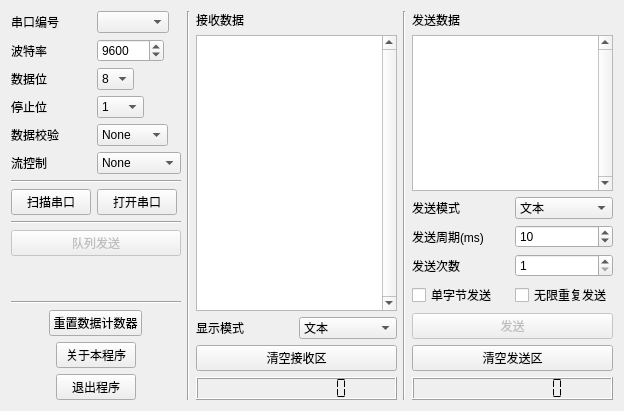
<?xml version="1.0" encoding="UTF-8"?>
<ui version="4.0">
 <class>MainWindow</class>
 <widget class="QMainWindow" name="MainWindow">
  <property name="geometry">
   <rect>
    <x>0</x>
    <y>0</y>
    <width>624</width>
    <height>411</height>
   </rect>
  </property>
  <property name="windowTitle">
   <string>MainWindow</string>
  </property>
  <widget class="QWidget" name="centralWidget">
   <layout class="QHBoxLayout" name="horizontalLayout">
    <item>
     <layout class="QGridLayout" name="gridLayout_4">
      <item row="6" column="0" colspan="2">
       <widget class="Line" name="line_4">
        <property name="orientation">
         <enum>Qt::Horizontal</enum>
        </property>
       </widget>
      </item>
      <item row="10" column="0" colspan="2">
       <spacer name="verticalSpacer_3">
        <property name="orientation">
         <enum>Qt::Vertical</enum>
        </property>
        <property name="sizeHint" stdset="0">
         <size>
          <width>20</width>
          <height>40</height>
         </size>
        </property>
       </spacer>
      </item>
      <item row="12" column="0" colspan="2" alignment="Qt::AlignHCenter|Qt::AlignTop">
       <widget class="QPushButton" name="clear_counter">
        <property name="sizePolicy">
         <sizepolicy hsizetype="Fixed" vsizetype="Fixed">
          <horstretch>0</horstretch>
          <verstretch>0</verstretch>
         </sizepolicy>
        </property>
        <property name="text">
         <string>重置数据计数器</string>
        </property>
       </widget>
      </item>
      <item row="8" column="0" colspan="2">
       <widget class="Line" name="line_5">
        <property name="orientation">
         <enum>Qt::Horizontal</enum>
        </property>
       </widget>
      </item>
      <item row="1" column="1">
       <widget class="QSpinBox" name="baud_rate">
        <property name="sizePolicy">
         <sizepolicy hsizetype="Fixed" vsizetype="Fixed">
          <horstretch>0</horstretch>
          <verstretch>0</verstretch>
         </sizepolicy>
        </property>
        <property name="minimum">
         <number>1</number>
        </property>
        <property name="maximum">
         <number>2147483647</number>
        </property>
        <property name="value">
         <number>9600</number>
        </property>
       </widget>
      </item>
      <item row="13" column="0" colspan="2" alignment="Qt::AlignHCenter">
       <widget class="QPushButton" name="about_info">
        <property name="sizePolicy">
         <sizepolicy hsizetype="Fixed" vsizetype="Fixed">
          <horstretch>0</horstretch>
          <verstretch>0</verstretch>
         </sizepolicy>
        </property>
        <property name="text">
         <string>关于本程序</string>
        </property>
       </widget>
      </item>
      <item row="14" column="0" colspan="2" alignment="Qt::AlignHCenter">
       <widget class="QPushButton" name="exit">
        <property name="sizePolicy">
         <sizepolicy hsizetype="Fixed" vsizetype="Fixed">
          <horstretch>0</horstretch>
          <verstretch>0</verstretch>
         </sizepolicy>
        </property>
        <property name="text">
         <string>退出程序</string>
        </property>
       </widget>
      </item>
      <item row="0" column="1">
       <widget class="QComboBox" name="port_number">
        <property name="sizePolicy">
         <sizepolicy hsizetype="Fixed" vsizetype="Fixed">
          <horstretch>0</horstretch>
          <verstretch>0</verstretch>
         </sizepolicy>
        </property>
       </widget>
      </item>
      <item row="3" column="0">
       <widget class="QLabel" name="label_9">
        <property name="enabled">
         <bool>true</bool>
        </property>
        <property name="sizePolicy">
         <sizepolicy hsizetype="Fixed" vsizetype="Preferred">
          <horstretch>0</horstretch>
          <verstretch>0</verstretch>
         </sizepolicy>
        </property>
        <property name="text">
         <string>停止位</string>
        </property>
       </widget>
      </item>
      <item row="3" column="1">
       <widget class="QComboBox" name="stop_bit">
        <property name="sizePolicy">
         <sizepolicy hsizetype="Fixed" vsizetype="Fixed">
          <horstretch>0</horstretch>
          <verstretch>0</verstretch>
         </sizepolicy>
        </property>
        <item>
         <property name="text">
          <string>1</string>
         </property>
        </item>
        <item>
         <property name="text">
          <string>1.5</string>
         </property>
        </item>
        <item>
         <property name="text">
          <string>2</string>
         </property>
        </item>
       </widget>
      </item>
      <item row="2" column="0">
       <widget class="QLabel" name="label_5">
        <property name="enabled">
         <bool>true</bool>
        </property>
        <property name="sizePolicy">
         <sizepolicy hsizetype="Fixed" vsizetype="Preferred">
          <horstretch>0</horstretch>
          <verstretch>0</verstretch>
         </sizepolicy>
        </property>
        <property name="text">
         <string>数据位</string>
        </property>
       </widget>
      </item>
      <item row="2" column="1">
       <widget class="QComboBox" name="data_bit">
        <property name="sizePolicy">
         <sizepolicy hsizetype="Fixed" vsizetype="Fixed">
          <horstretch>0</horstretch>
          <verstretch>0</verstretch>
         </sizepolicy>
        </property>
        <property name="currentIndex">
         <number>3</number>
        </property>
        <item>
         <property name="text">
          <string>5</string>
         </property>
        </item>
        <item>
         <property name="text">
          <string>6</string>
         </property>
        </item>
        <item>
         <property name="text">
          <string>7</string>
         </property>
        </item>
        <item>
         <property name="text">
          <string>8</string>
         </property>
        </item>
       </widget>
      </item>
      <item row="5" column="1">
       <widget class="QComboBox" name="flow_control">
        <property name="sizePolicy">
         <sizepolicy hsizetype="Fixed" vsizetype="Fixed">
          <horstretch>0</horstretch>
          <verstretch>0</verstretch>
         </sizepolicy>
        </property>
        <item>
         <property name="text">
          <string>None</string>
         </property>
        </item>
        <item>
         <property name="text">
          <string>Hardware</string>
         </property>
        </item>
        <item>
         <property name="text">
          <string>Software</string>
         </property>
        </item>
       </widget>
      </item>
      <item row="4" column="1">
       <widget class="QComboBox" name="data_check">
        <property name="sizePolicy">
         <sizepolicy hsizetype="Fixed" vsizetype="Fixed">
          <horstretch>0</horstretch>
          <verstretch>0</verstretch>
         </sizepolicy>
        </property>
        <item>
         <property name="text">
          <string>None</string>
         </property>
        </item>
        <item>
         <property name="text">
          <string>ODD</string>
         </property>
        </item>
        <item>
         <property name="text">
          <string>EVEN</string>
         </property>
        </item>
        <item>
         <property name="text">
          <string>MARK</string>
         </property>
        </item>
        <item>
         <property name="text">
          <string>SPACE</string>
         </property>
        </item>
       </widget>
      </item>
      <item row="5" column="0">
       <widget class="QLabel" name="label_12">
        <property name="sizePolicy">
         <sizepolicy hsizetype="Fixed" vsizetype="Preferred">
          <horstretch>0</horstretch>
          <verstretch>0</verstretch>
         </sizepolicy>
        </property>
        <property name="text">
         <string>流控制</string>
        </property>
       </widget>
      </item>
      <item row="4" column="0">
       <widget class="QLabel" name="label_6">
        <property name="enabled">
         <bool>true</bool>
        </property>
        <property name="sizePolicy">
         <sizepolicy hsizetype="Fixed" vsizetype="Preferred">
          <horstretch>0</horstretch>
          <verstretch>0</verstretch>
         </sizepolicy>
        </property>
        <property name="text">
         <string>数据校验</string>
        </property>
       </widget>
      </item>
      <item row="1" column="0">
       <widget class="QLabel" name="label_3">
        <property name="enabled">
         <bool>true</bool>
        </property>
        <property name="sizePolicy">
         <sizepolicy hsizetype="Fixed" vsizetype="Preferred">
          <horstretch>0</horstretch>
          <verstretch>0</verstretch>
         </sizepolicy>
        </property>
        <property name="text">
         <string>波特率</string>
        </property>
       </widget>
      </item>
      <item row="0" column="0">
       <widget class="QLabel" name="label_4">
        <property name="enabled">
         <bool>true</bool>
        </property>
        <property name="sizePolicy">
         <sizepolicy hsizetype="Fixed" vsizetype="Preferred">
          <horstretch>0</horstretch>
          <verstretch>0</verstretch>
         </sizepolicy>
        </property>
        <property name="text">
         <string>串口编号</string>
        </property>
       </widget>
      </item>
      <item row="7" column="0">
       <widget class="QPushButton" name="scan_port">
        <property name="sizePolicy">
         <sizepolicy hsizetype="Fixed" vsizetype="Fixed">
          <horstretch>0</horstretch>
          <verstretch>0</verstretch>
         </sizepolicy>
        </property>
        <property name="text">
         <string>扫描串口</string>
        </property>
       </widget>
      </item>
      <item row="11" column="0" colspan="2">
       <widget class="Line" name="line_3">
        <property name="orientation">
         <enum>Qt::Horizontal</enum>
        </property>
       </widget>
      </item>
      <item row="7" column="1">
       <widget class="QPushButton" name="open_port">
        <property name="sizePolicy">
         <sizepolicy hsizetype="Fixed" vsizetype="Fixed">
          <horstretch>0</horstretch>
          <verstretch>0</verstretch>
         </sizepolicy>
        </property>
        <property name="text">
         <string>打开串口</string>
        </property>
       </widget>
      </item>
      <item row="9" column="0" colspan="2">
       <widget class="QPushButton" name="list_window">
        <property name="enabled">
         <bool>false</bool>
        </property>
        <property name="text">
         <string>队列发送</string>
        </property>
       </widget>
      </item>
     </layout>
    </item>
    <item>
     <widget class="Line" name="line">
      <property name="orientation">
       <enum>Qt::Vertical</enum>
      </property>
     </widget>
    </item>
    <item>
     <layout class="QGridLayout" name="gridLayout_2">
      <item row="1" column="0" colspan="2">
       <widget class="QTextBrowser" name="receive_display">
        <property name="verticalScrollBarPolicy">
         <enum>Qt::ScrollBarAlwaysOn</enum>
        </property>
        <property name="horizontalScrollBarPolicy">
         <enum>Qt::ScrollBarAlwaysOff</enum>
        </property>
       </widget>
      </item>
      <item row="4" column="0" colspan="2">
       <widget class="QLCDNumber" name="receive_counter">
        <property name="smallDecimalPoint">
         <bool>false</bool>
        </property>
        <property name="digitCount">
         <number>10</number>
        </property>
        <property name="mode">
         <enum>QLCDNumber::Dec</enum>
        </property>
        <property name="segmentStyle">
         <enum>QLCDNumber::Flat</enum>
        </property>
        <property name="value" stdset="0">
         <double>0.000000000000000</double>
        </property>
        <property name="intValue" stdset="0">
         <number>0</number>
        </property>
       </widget>
      </item>
      <item row="2" column="1">
       <widget class="QComboBox" name="receive_type">
        <item>
         <property name="text">
          <string>文本</string>
         </property>
        </item>
        <item>
         <property name="text">
          <string>16进制</string>
         </property>
        </item>
       </widget>
      </item>
      <item row="2" column="0">
       <widget class="QLabel" name="label_8">
        <property name="text">
         <string>显示模式</string>
        </property>
       </widget>
      </item>
      <item row="0" column="0" colspan="2">
       <widget class="QLabel" name="label">
        <property name="text">
         <string>接收数据</string>
        </property>
       </widget>
      </item>
      <item row="3" column="0" colspan="2">
       <widget class="QPushButton" name="clear_receive">
        <property name="text">
         <string>清空接收区</string>
        </property>
       </widget>
      </item>
     </layout>
    </item>
    <item>
     <widget class="Line" name="line_2">
      <property name="orientation">
       <enum>Qt::Vertical</enum>
      </property>
     </widget>
    </item>
    <item>
     <layout class="QGridLayout" name="gridLayout_3">
      <item row="5" column="0">
       <widget class="QCheckBox" name="single_byte_check">
        <property name="text">
         <string>单字节发送</string>
        </property>
       </widget>
      </item>
      <item row="8" column="0" colspan="2">
       <widget class="QLCDNumber" name="send_counter">
        <property name="digitCount">
         <number>10</number>
        </property>
        <property name="segmentStyle">
         <enum>QLCDNumber::Flat</enum>
        </property>
       </widget>
      </item>
      <item row="6" column="0" colspan="2">
       <widget class="QPushButton" name="send_triger">
        <property name="enabled">
         <bool>false</bool>
        </property>
        <property name="text">
         <string>发送</string>
        </property>
       </widget>
      </item>
      <item row="3" column="1">
       <widget class="QSpinBox" name="period">
        <property name="minimum">
         <number>1</number>
        </property>
        <property name="maximum">
         <number>2147483647</number>
        </property>
        <property name="value">
         <number>10</number>
        </property>
       </widget>
      </item>
      <item row="2" column="1">
       <widget class="QComboBox" name="send_type">
        <item>
         <property name="text">
          <string>文本</string>
         </property>
        </item>
        <item>
         <property name="text">
          <string>16进制</string>
         </property>
        </item>
       </widget>
      </item>
      <item row="4" column="1">
       <widget class="QSpinBox" name="send_times">
        <property name="minimum">
         <number>1</number>
        </property>
        <property name="maximum">
         <number>2147483647</number>
        </property>
       </widget>
      </item>
      <item row="3" column="0">
       <widget class="QLabel" name="label_7">
        <property name="text">
         <string>发送周期(ms)</string>
        </property>
       </widget>
      </item>
      <item row="2" column="0">
       <widget class="QLabel" name="label_10">
        <property name="text">
         <string>发送模式</string>
        </property>
       </widget>
      </item>
      <item row="0" column="0" colspan="2">
       <widget class="QLabel" name="label_2">
        <property name="text">
         <string>发送数据</string>
        </property>
       </widget>
      </item>
      <item row="5" column="1">
       <widget class="QCheckBox" name="loopcheck">
        <property name="text">
         <string>无限重复发送</string>
        </property>
       </widget>
      </item>
      <item row="4" column="0">
       <widget class="QLabel" name="label_11">
        <property name="text">
         <string>发送次数</string>
        </property>
       </widget>
      </item>
      <item row="1" column="0" colspan="2">
       <widget class="QTextEdit" name="send_input">
        <property name="verticalScrollBarPolicy">
         <enum>Qt::ScrollBarAlwaysOn</enum>
        </property>
        <property name="horizontalScrollBarPolicy">
         <enum>Qt::ScrollBarAlwaysOff</enum>
        </property>
       </widget>
      </item>
      <item row="7" column="0" colspan="2">
       <widget class="QPushButton" name="clear_send">
        <property name="text">
         <string>清空发送区</string>
        </property>
       </widget>
      </item>
     </layout>
    </item>
   </layout>
  </widget>
 </widget>
 <layoutdefault spacing="6" margin="11"/>
 <resources/>
 <connections/>
</ui>
